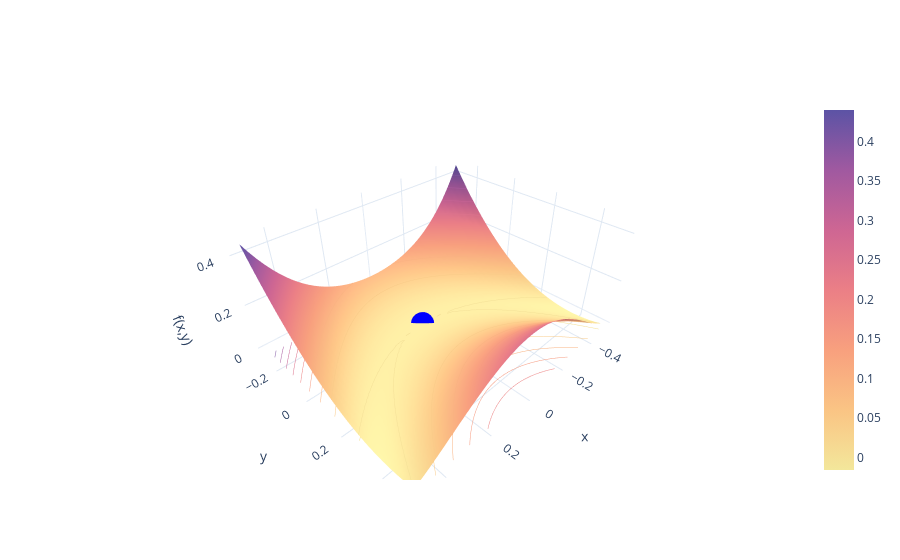

Notebook code cell kept with this figure:
### Code cell
import numpy as np
import plotly.graph_objects as go
import plotly.io as pio

pio.renderers.default = "plotly_mimetype+notebook_connected"

# Create a grid of x, y values
x = np.linspace(-0.5, 0.5, 50)
y = np.linspace(-0.3, 0.5, 50)
x, y = np.meshgrid(x, y)

# Calculate the function values for each point in the grid
z = -(2*x**2 - y) * (y - x**2)

# Point to be marked
x_point = [0]
y_point = [0]
z_point = [(2*x_point[0]**2 - y_point[0]) * (y_point[0] - x_point[0]**2)]

# Render the 3D surface plot
fig = go.Figure(data=[
    go.Surface(z=z, x=x, y=y, colorscale='Sunset', contours=dict(z=dict(show=True, usecolormap=True, start=0, end=1, size=0.05, project_z=True))),
    go.Scatter3d(x=x_point, y=y_point, z=z_point, mode='markers', marker=dict(size=8, color='blue'), name="(0, 0)")
])


fig.update_layout(scene=dict(
                      xaxis_title='x',
                      yaxis_title='y',
                      zaxis_title='f(x,y)'
                  ),
                  template="plotly_white"
                 )

plotly_config = {
    'displaylogo': False,
    'toImageButtonOptions': {
        'format': 'svg',
        'filename': 'peano_surface',
        'height': None,
        'width': None,
        'scale': 1
    },
    'modeBarButtonsToRemove': ['select2d', 'lasso2d'],
    'modeBarButtonsToAdd': ['drawopenpath', 'eraseshape']
}

fig.write_html(
        "peano_surface.html",
        config=plotly_config,
        include_plotlyjs="cdn",
        full_html=False,
    )

fig.show()

### Figure 1 — Plotly figure (JSON) as saved in the notebook; plotly's stock layout.template omitted (floating-point values rounded to 4 significant figures; data arrays with more than 128 entries replaced by an {"elided": "..."} marker saying what was removed)
{"data": [{"colorscale": [[0, "rgb(243, 231, 155)"], [0.1667, "rgb(250, 196, 132)"], [0.3333, "rgb(248, 160, 126)"], [0.5, "rgb(235, 127, 134)"], [0.6667, "rgb(206, 102, 147)"], [0.8333, "rgb(160, 89, 160)"], [1, "rgb(92, 83, 165)"]], "contours": {"z": {"end": 1, "project": {"z": true}, "show": true, "size": 0.05, "start": 0, "usecolormap": true}}, "type": "surface", "x": {"elided": "50x50 float values"}, "y": {"elided": "50x50 float values"}, "z": {"elided": "50x50 float values"}}, {"marker": {"color": "blue", "size": 8}, "mode": "markers", "name": "(0, 0)", "type": "scatter3d", "x": [0], "y": [0], "z": [0]}], "layout": {"scene": {"xaxis": {"title": {"text": "x"}}, "yaxis": {"title": {"text": "y"}}, "zaxis": {"title": {"text": "f(x,y)"}}}}}
